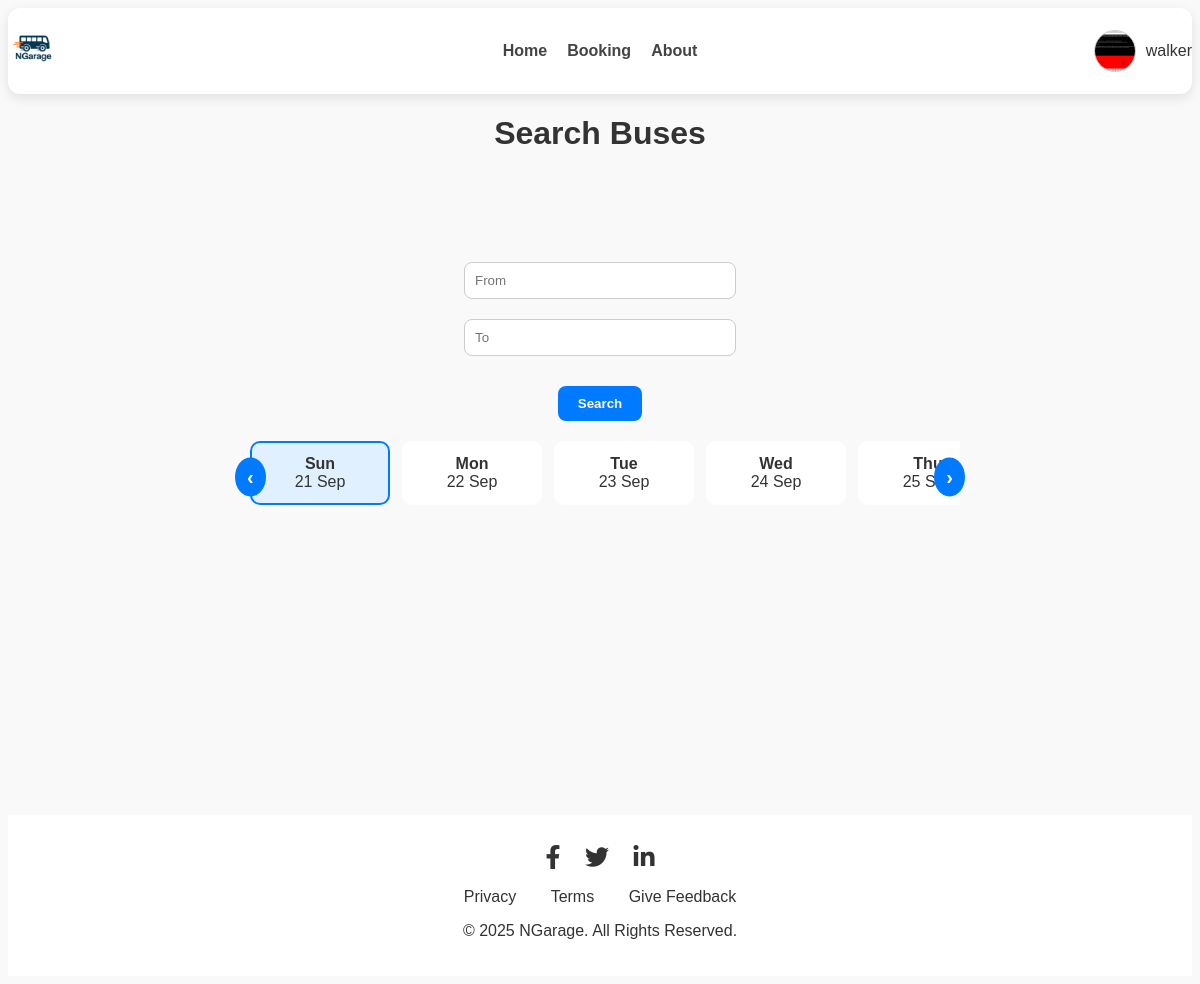
Screenshot of /search-buses/ (signed in) with the database file from the repository.
### users/models.py (models this page shows, shortened)
class Profile(models.Model):
    user = models.OneToOneField(settings.AUTH_USER_MODEL, on_delete=models.CASCADE)
    image = models.ImageField(upload_to=user_profile_upload_path, default='profile_pics/default.png')
    phone = models.CharField(max_length=15, blank=True)
    first_name = models.CharField(max_length=50, blank=True)
    last_name = models.CharField(max_length=50, blank=True)

class CustomUser(AbstractUser):
    email = models.EmailField(unique=True)  # Ensure unique email
    reset_token = models.CharField(max_length=64, blank=True, null=True)
    USERNAME_FIELD = 'email'  # Now use email instead of username
    REQUIRED_FIELDS = ['username']  # Username is still required, but not for login
    is_verified = models.BooleanField(default=False)
    verification_token = models.CharField(max_length=64, blank=True, null=True)
    verification_token_created_at = models.DateTimeField(null=True, blank=True)

### booking/views.py (the view, shortened to what this page needs)
# urls.py: path("search-buses/", views.search_buses, name="search_buses"),
def search_buses(request):
    schedules = []
    source = destination = travel_date = None
    return render(request, "booking/search_buses.html", {
        "schedules": schedules,
        "source": source,
        "destination": destination,
        "travel_date": travel_date
    })

### users/context_processors.py (called while the page is built)
def user_profile_context(request):
    if request.user.is_authenticated:
        try:
            return {'user_profile': request.user.profile}
        except Profile.DoesNotExist:
            return {'user_profile': None}
    return {'user_profile': None}

### booking/templates/booking/search_buses.html (shortened to what this page needs)
{% load static %}
<!DOCTYPE html>
<html>
<head>
    <link href="https://cdnjs.cloudflare.com/ajax/libs/font-awesome/6.0.0-beta3/css/all.min.css" rel="stylesheet">
</head>
<body>
    <nav>
          <div>
    <a href="{% url 'home' %}">
      <img src="{% static 'img/ngarage_logo.png' %}" alt="NGarage Logo" style="height: 50px; width: auto;">
    </a>
  </div>
        <div class="nav-center">
            <ul class="nav-links">
                <li><a href="{% url 'home' %}">Home</a></li>
                <a href="{% url 'search_buses' %}">Booking</a>
                <a href="{% url 'about' %}">About</a>
            </ul>
        </div>
        <div class="profile-dropdown">
            <div class="profile-info" onclick="toggleDropdown()">
                {% if user_profile and user_profile.image %}
                <img src="{{ user_profile.image.url }}" alt="Profile" class="rounded-full w-10 h-10">
                {% else %}
                <img src="{% static 'images/default_profile.png' %}" alt="Default Profile"
                    class="rounded-full w-10 h-10">
                {% endif %}
                <span>{{ request.user.first_name|default:request.user.username }}</span>
            </div>
        </div>
    </nav>
    <h1>Search Buses</h1>
    <form method="POST" action="{% url 'search_buses' %}">
        <input type="text" name="source" placeholder="From" required value="{{ source|default_if_none:'' }}">
        <input type="text" name="destination" placeholder="To" required value="{{ destination|default_if_none:'' }}">
        <button type="submit" onclick="scrollToResults()">Search</button>
        <div class="date-container">
            <button type="button" class="scroll-btn scroll-left" onclick="scrollDates(-1)">‹</button>
            <div class="date-strip" id="date_strip"></div>
            <button type="button" class="scroll-btn scroll-right" onclick="scrollDates(1)">›</button>
        </div>
    </form>
    <div class="bus-results" id="bus_results">
    </div>
    <footer class="footer">
        <div class="social-icons">
            <a href="#" class="fab fa-facebook-f"></a>
            <a href="#" class="fab fa-twitter"></a>
            <a href="#" class="fab fa-linkedin-in"></a>
        </div>
        <br>
        <div class="footer-links">
            <a href="{% url 'terms_and_conditions' %}">Privacy</a>
            <a href="{% url 'terms_and_conditions' %}">Terms</a>
            <a href="{% url 'feedback' %}" >Give Feedback</a>
        </div>
        <p>© 2025 NGarage. All Rights Reserved.</p>
    </footer>
</body>
</html>

### booking/templates/booking/search_buses.html (style rules this page uses)
body { background: #f9f9f9; color: #333; font-family: Poppins, sans-serif; text-align: center; overflow-y: scroll; }
form { margin-top: 100px; display: flex; flex-direction: column; align-items: center; }
input[type="text"], input[type="date"] { padding: 10px; margin: 10px; border: 1px solid #ccc; border-radius: 8px; width: 250px; }
button { background: #007bff; color: white; font-weight: bold; padding: 10px 20px; border: none; border-radius: 8px; cursor: pointer; margin-top: 20px; }
.date-container { position: relative; width: 100%; max-width: 60vw; margin: 10px auto; }
.date-strip { display: flex; overflow-x: auto; gap: 12px; padding: 10px; scroll-behavior: smooth; scrollbar-width: none; -ms-overflow-style: none; }
.scroll-btn { position: absolute; top: 30%; transform: translateY(-50%); background: #007bff; border: none; color: white; font-size: 20px; padding: 8px 12px; border-radius: 50%; cursor: pointer; z-index: 1; }
.scroll-left { left: -5px; }
.scroll-right { right: -5px; }
.bus-results { margin-top: 50px; padding: 20px; min-height: 200px; }
nav { background: white; box-shadow: 0 4px 12px rgba(0, 0, 0, 0.1); padding: 16px 0px; display: flex; justify-content: space-between; align-items: center; border-radius: 12px; width: 100%; position: relative; }
.nav-center { position: absolute; left: 50%; transform: translateX(-50%); }
.nav-links { list-style: none; display: flex; gap: 20px; margin: 0; padding: 0; flex-wrap: wrap; }
.nav-links a { text-decoration: none; color: #444; font-weight: 600; transition: color 0.3s ease; }
.profile-dropdown { position: relative; }
.profile-info { display: flex; align-items: center; gap: 10px; cursor: pointer; }
.profile-info img { width: 40px; height: 40px; border-radius: 50%; object-fit: cover; border: 1px solid #ccc; }
.profile-info span { font-weight: 500; color: #333; }
.footer { background: white; color: #333; text-align: center; padding: 20px; position: relative; font-size: 16px; }
.footer .social-icons { margin-top: 10px; }
.footer .social-icons a { color: #333; text-decoration: none; margin: 0 10px; font-size: 24px; transition: color 0.3s, transform 0.3s; }
.footer-links a { color: #333; margin: 0 15px; text-decoration: none; font-size: 16px; transition: 0.3s; }

### rows the page displays
Profile: image (picture)
CustomUser: user.first_name "walker"
